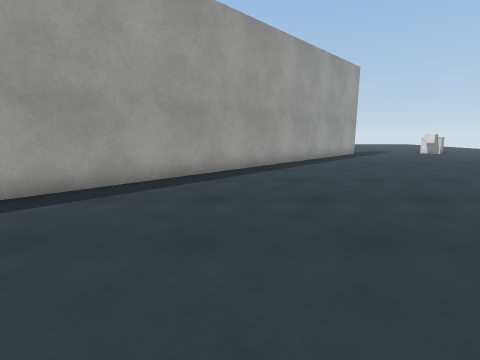
View 1 (above)

20 first-person views from a walk through a scene from a Unity 3-D project. The camera is 1.2 m above the floor, tilts 10° down and sees 85° across. The floor is counted in squares, 1 m on a side. Each view is taken from the middle of a square. On the plan, view 1 faces up. The plan holds only what a view shows up to about 12 squares ahead; the rest is blank. The place goes on beyond the plan. Surface patterns are stand-ins for the level's own textures.

View 2
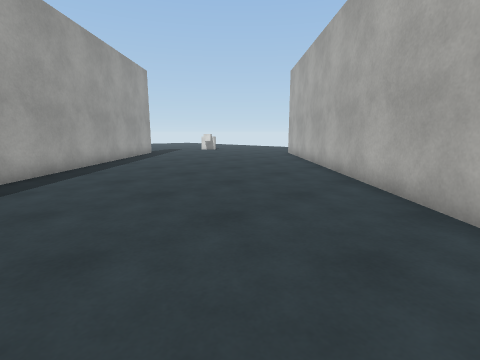

View 3
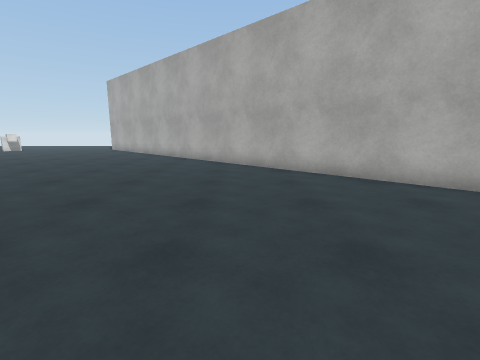

View 4
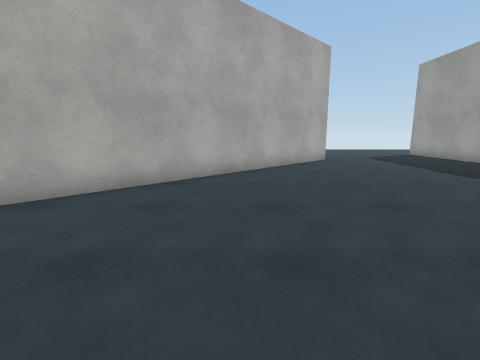

View 5
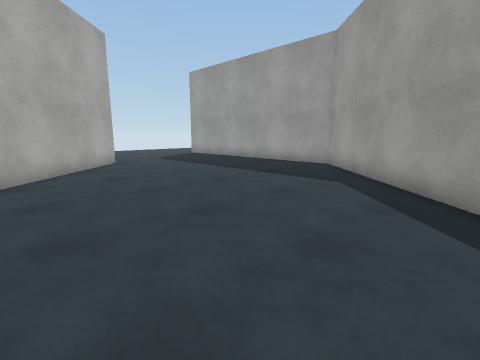

View 6
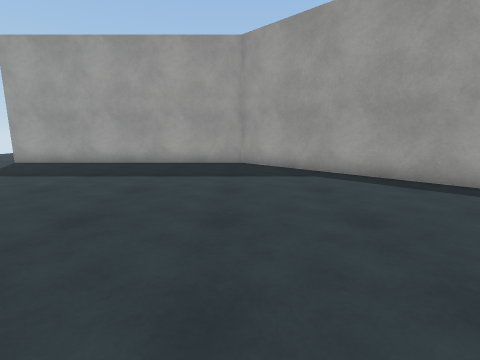

View 7
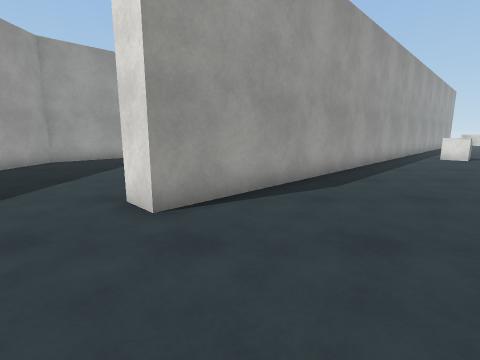

View 8
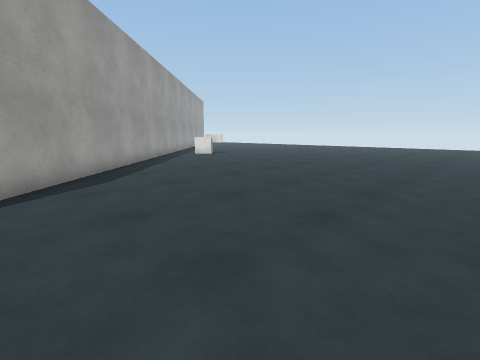

View 9
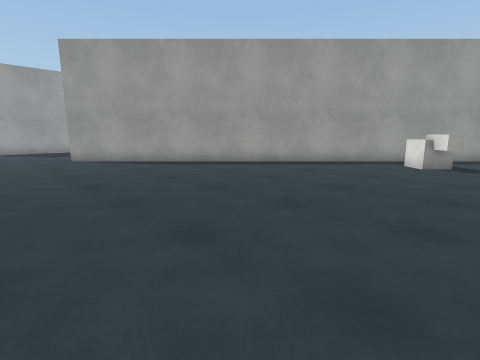

View 10
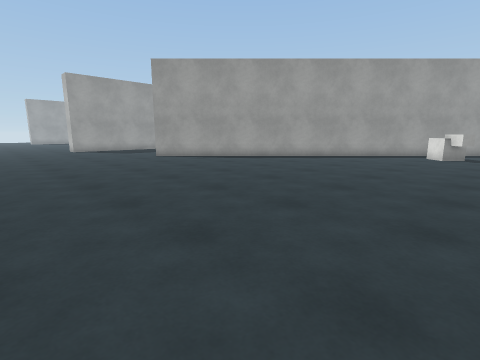

View 11
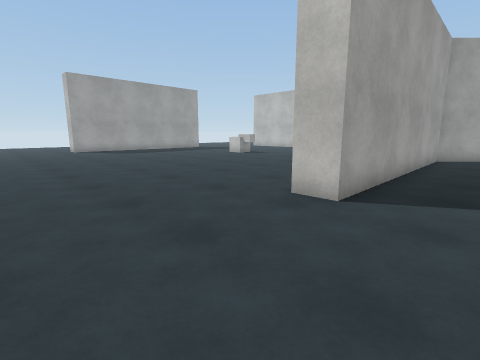

View 12
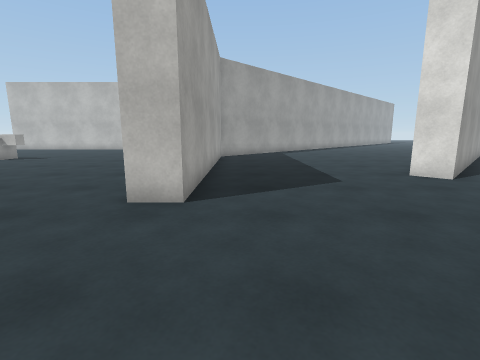

View 13
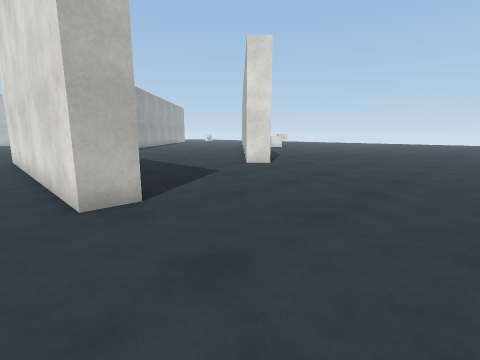

View 14
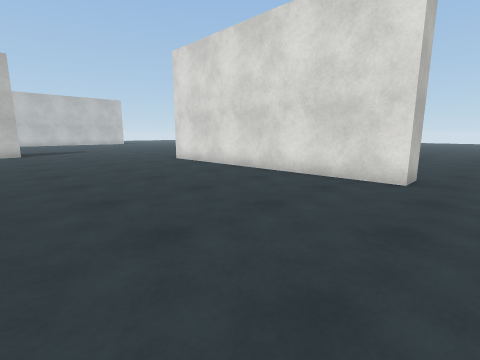

View 15
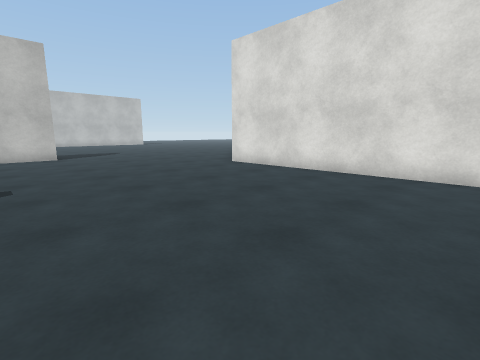

View 16
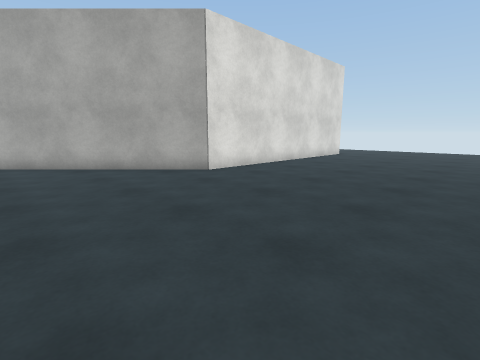

View 17
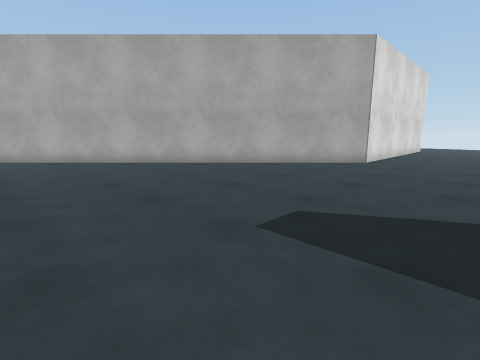

View 18
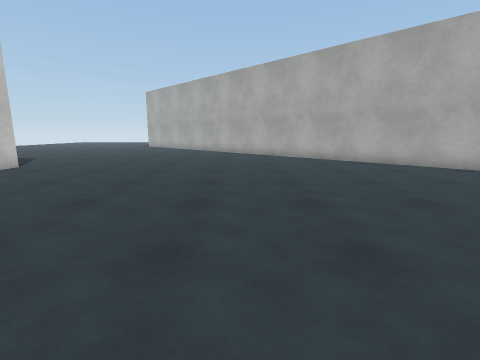

View 19
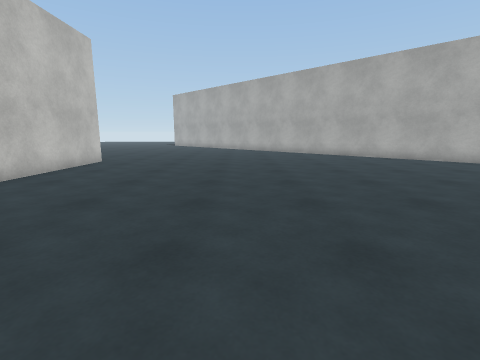

View 20
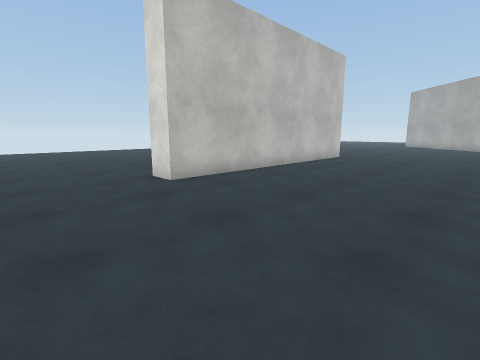

### Floor plan
Points are (right, up) in squares from view 1. A wall is a line through its corners. A room is listed if a view was taken in it or the views show most of it. See-through windows are left out.
Room 1 (views 1, 2, 3, 4, 5, 6, 7, 8, 9, 10, 11, 12, 13, 14, 15, 16, 17, 18, 19, 20)
walls: (-8.7, 0.4) (-14, -4.9) (-14, -14.5) (-15, -14.5) (-15, -4.5) (-4.1, 6.4); (-20.4, 1.4) (-22.4, 1.4); (5.3, 0.5) (-7.3, -12.1) (-8, -11.4) (6.6, 3.2); (-9.4, 16.1) (-19.5, 16.1) (-19.5, 16.5); (3.6, 12.7) (-4.4, 4.6)
objects: other object (4, -5) to (5, -3)

Where each view was taken, in squares from view 1:
view 1: 0 up, 0 right, facing up
view 2: 0 up, 1 left, facing up-right
view 3: 0 up, 7 left, facing right
view 4: 1 up, 4 left, facing down
view 5: 0 up, 4 left, facing down-left
view 6: 5 down, 3 left, facing left
view 7: 16 down, 6 left, facing up
view 8: 17 down, 6 left, facing up-right
view 9: 15 down, 6 right, facing up-left
view 10: 19 down, 6 right, facing up-left
view 11: 19 down, 12 left, facing up-left
view 12: 19 down, 13 left, facing up
view 13: 19 down, 16 left, facing up-right
view 14: 16 down, 22 left, facing up-right
view 15: 13 down, 23 left, facing up-right
view 16: 1 up, 22 left, facing down-right
view 17: 7 up, 19 left, facing down-right
view 18: 8 up, 19 left, facing right
view 19: 10 up, 21 left, facing right
view 20: 10 up, 23 left, facing up-right
